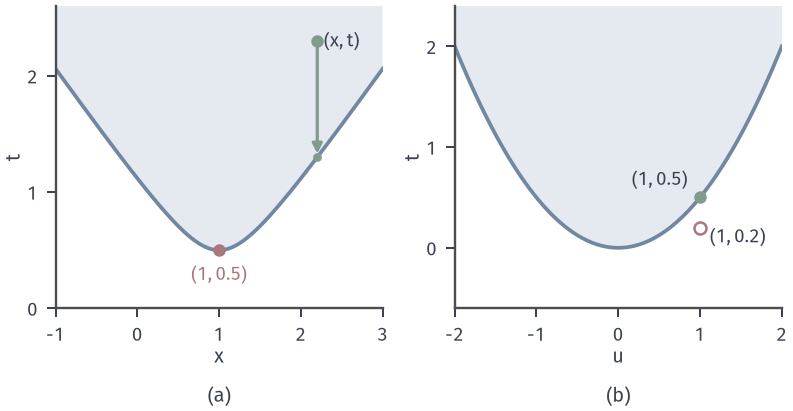

Write Python code to recreate this figure.
from pathlib import Path
import sys
sys.path.insert(0, str(Path(__file__).resolve().parents[1]/"cone-common"))
from cone_fig import *
HERE = Path(__file__).resolve().parent
# (a) epigraph of f(x)=||(x-1,1/2)||. (b) the set ||(2u,2t-1)||<=2t+1 computed on a grid is t>=u^2/2.
fig, axes = figure(width_mm=112, height_mm=58, ncols=2)
panels(fig, .07, .985, .985, .25, .22)
a, b = axes
x = np.linspace(-1, 3, 400); f = np.hypot(x-1, .5)
a.fill_between(x, f, 2.6, facecolor=BLUE_FILL, edgecolor='none', zorder=1)
a.plot(x, f, color=BLUE, lw=1.5, zorder=2)
p = 2.2; fp = np.hypot(p-1, .5)
dot(a, (p, 2.3), GREEN); arrow(a, (p, 2.3), (p, fp+.03), color=GREEN); dot(a, (p, fp), GREEN, ms=3.5)
dot(a, (1, .5))
setup(a, (-1, 3), (0, 2.6), [-1, 0, 1, 2, 3], [0, 1, 2], xl='$x$', yl='$t$', equal=False)
a.text(p+.08, 2.25, '$(x,t)$', fontsize=7.5); a.text(1, .24, '$(1,0.5)$', color=RED, fontsize=7.5, ha='center')
U, T = grid2((-2, 2), (-.6, 2.4), 800)
ok = np.sqrt(4*U**2+(2*T-1)**2) <= 2*T+1
b.contourf(U, T, ok.astype(float), levels=[.5, 1.5], colors=[BLUE_FILL], zorder=1)
u = np.linspace(-2, 2, 300); b.plot(u, u**2/2, color=BLUE, lw=1.5, zorder=2)
dot(b, (1, .5), GREEN); hollow(b, (1, .2), RED)
setup(b, (-2, 2), (-.6, 2.4), [-2, -1, 0, 1, 2], [0, 1, 2], xl='$u$', yl='$t$', equal=False)
b.text(.85, .62, '$(1,0.5)$', fontsize=7.5, ha='right'); b.text(1.12, .1, '$(1,0.2)$', fontsize=7.5, va='center')
tags(fig, axes, y=.012)
save(fig, HERE, 'figure', {'f': '||(x-1,1/2)||', 'rotated': 'computed on grid; boundary t=u^2/2'})
